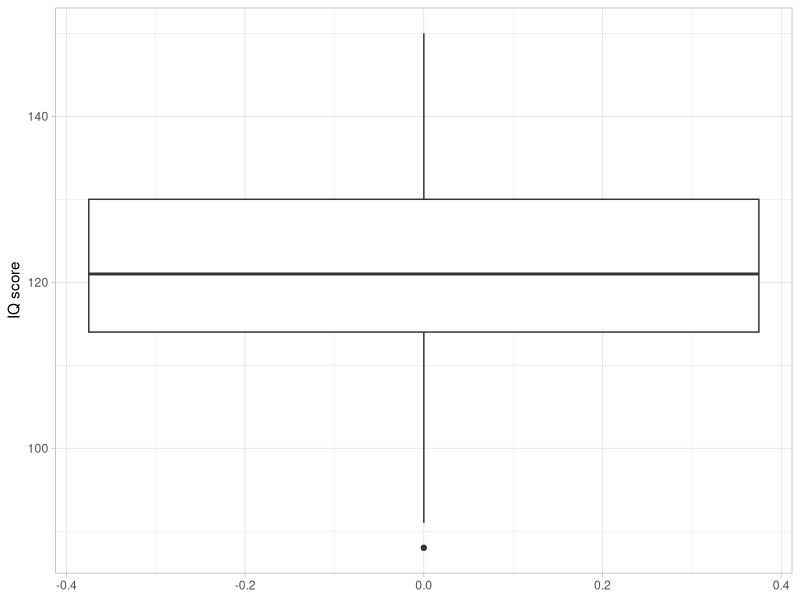
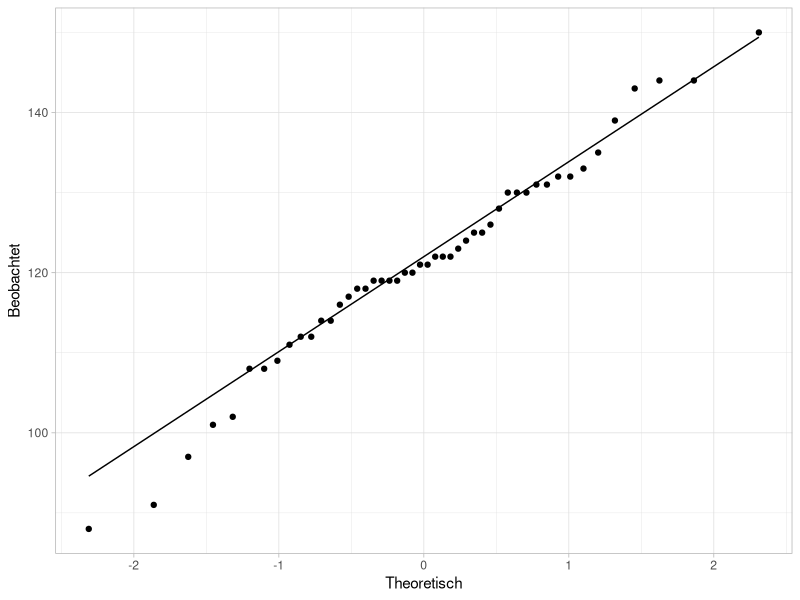

Write R code to recreate these figures, in order.
## ---- chunk 1
knitr::opts_chunk$set(fig.align = "center")
ggplot2::theme_set(ggplot2::theme_light())
## ---- chunk 2
library(tidyverse)
library(haven)
library(rstatix)
library(skimr)
## ---- chunk 3
library(patchwork)
## ---- chunk 4
ravenclaw <- read_spss("data/ravenclav.sav")

ravenclaw
## ---- chunk 5
skim(ravenclaw)
## ---- chunk 6
ggplot(ravenclaw, aes(y = intelligence)) +
  geom_boxplot() +
  labs(y = "IQ score")
## ---- chunk 7
ggplot(ravenclaw, aes(sample = intelligence)) +
  stat_qq() +
  stat_qq_line() +
  labs(x = "Theoretisch", y = "Beobachtet")
## ---- chunk 8
ravenclaw %>% 
  shapiro_test(intelligence)
## ---- chunk 9
ravenclaw %>% 
  t_test(intelligence ~ 1, mu = 100)
